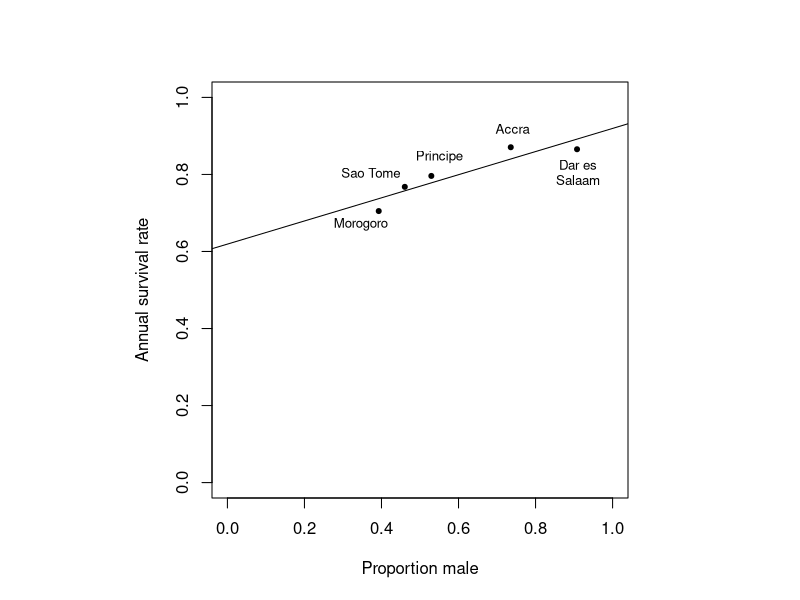

Write R code to recreate this figure.
#load data 
constantS=read.csv('constSreg_data.csv',header = T)
survivalvgender=read.csv('survivalvgender.csv',header = T)
rownames(survivalvgender)=survivalvgender$Location
# Add survival results
survivalvgender[,5]=constantS[,2]

modelM=lm(survival.est ~ prop.M ,data = survivalvgender)

# Plot survival versus gender
par(pty="s")
plot(survivalvgender$prop.M,survivalvgender$survival.est,xlab="Proportion male",ylab="Annual survival rate",xlim=c(0,1),ylim=c(0,1),pch=20)
abline(modelM)
text(0.25,0.67,"Morogoro",cex=0.8,pos=4)
text(0.475,0.80,"Sao Tome",cex=0.8,pos=2)
text(0.55,0.81,"Principe",cex=0.8,pos=3)
text(0.74,0.88,"Accra",cex=0.8,pos=3)
text(0.91,0.86,"Dar es",cex=0.8,pos=1)
text(0.91,0.82,"Salaam",cex=0.8,pos=1)
dev.copy2pdf(file="Effect of sex on survival.pdf", width = 7, height = 7)
